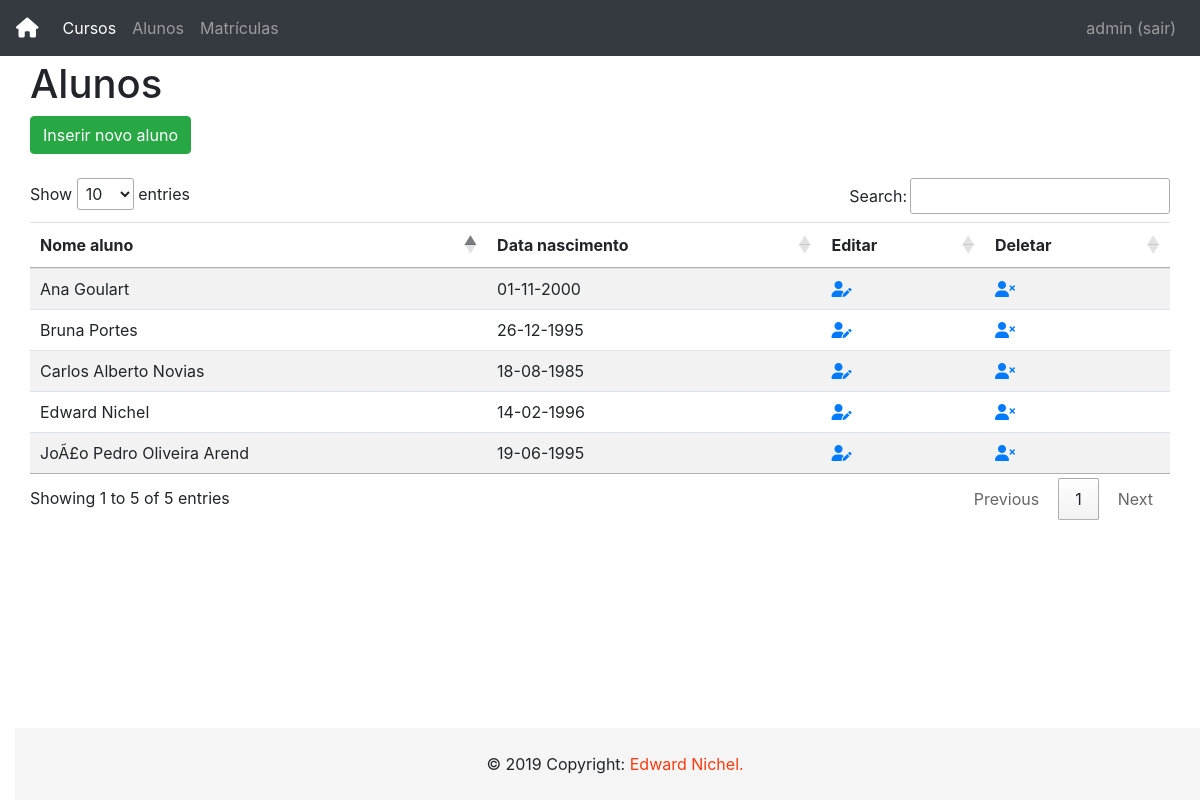
Page /index.php?pagina=alunos (signed in) on the committed database.
### tables this page shows
CREATE TABLE IF NOT EXISTS `aluno` (
  `nome_aluno` varchar(255) DEFAULT NULL,
  `data_nascimento` varchar(13) DEFAULT NULL,
  `ID_ALUNO` int(11) NOT NULL AUTO_INCREMENT,
  PRIMARY KEY (`ID_ALUNO`),
  KEY `ID_ALUNO` (`ID_ALUNO`)
);

### db.php (called while the page is built, shortened)
<?php
$servidor = "localhost";
$usuario = "root";
$senha = "usbw";
$db = "database_php";
$conexao = mysqli_connect($servidor, $usuario, $senha, $db);
$query = "SELECT * FROM aluno";
$consulta_aluno = mysqli_query($conexao, $query);

### views/alunos.php (the view)
<div id="conteudo">
    <h1>Alunos</h1>
    <a class="btn btn-success" href="?pagina=inserir_aluno">Inserir novo aluno</a><br><br>
    <table class="table table-hover table-striped" id="alunos">
        <thead>
            <tr>
                <th>Nome aluno </th>
                <th>Data nascimento</th>
                <th>Editar</th>
                <th>Deletar</th>
            </tr>
        </thead>
        <tbody>
            <?php
            while ($linha = mysqli_fetch_array($consulta_aluno)) {
                echo '<tr><td>' . $linha['nome_aluno'] . '</td>';
                echo '<td>' . $linha['data_nascimento'] . '</td>';
            ?>
                <td><a href="?pagina=inserir_aluno&editar=<?php echo $linha['ID_ALUNO']; ?>">
                        <i class="fas fa-user-edit"></i>
                    </a></td>
                <td><a href="deleta_aluno.php?ID_ALUNO=<?php echo $linha['ID_ALUNO']; ?>">
                        <i class="fas fa-user-times"></i>
                    </a></td>
                </tr>
            <?php
            }
            ?>
        </tbody>
    </table>
</div>

### header.php (shortened to what this page needs)
<!DOCTYPE html>
<html lang="pt-br">
<head>
  <link rel="stylesheet" href="https://stackpath.bootstrapcdn.com/bootstrap/4.4.1/css/bootstrap.min.css">
  <link rel="stylesheet" href="//cdn.datatables.net/1.10.20/css/jquery.dataTables.min.css">
  <link rel="stylesheet" href="css/style.css">
</head>
<body>
  <div class="geral">
  <header>
    <nav class=" navbar navbar-expand-md navbar-dark bg-dark fixed-top ">
      <a class="navbar-brand" href="?pagina=home"><i class="fas fa-home"></i></a>
      <div class="collapse navbar-collapse " id="navbarsExampleDefault">
        <ul class="navbar-nav mr-auto  ">
          <li class="nav-item active ">
            <a class="nav-link " href="?pagina=cursos">Cursos</a>
          </li>
          <li class="nav-item">
            <a class="nav-link" href="?pagina=alunos">Alunos</a>
          </li>
          <li class="nav-item">
            <a class="nav-link" href="?pagina=matricula">Matrículas</a>
          </li>
        </ul>
        <ul class="navbar-nav ml-auto  ">
          <?php if (isset($_SESSION['login'])) { ?>
            <li class="nav-item">
              <a class="nav-link" href="logout.php">
                <?php echo $_SESSION['usuario']; ?> (sair)
              </a>
            </li>
        </ul>
      <?php } ?>
      </div>
    </nav>
  </header>
  <div id="conteudo" class="container">

### index.php (shortened to what this page needs)
<?php
include 'db.php';
include 'header.php';
if(isset($_SESSION['login'])){
    if (isset($_GET['pagina'])) {
        $pagina = $_GET['pagina'];
    } else {
        $pagina = 'cursos';
    }
}
else{
    $pagina = 'home';
}
switch ($pagina) {
    case 'alunos':
        include 'views/alunos.php';
        break;
}
include 'footer.php';

### footer.php (shortened to what this page needs)
</div>
        <div class="container-fluid">
            <div class="row">
                <div class="col-md-12">
                    <footer class="page-footer footer2 mt-auto font-small ">
                        <div class="footer-copyright text-center py-4 ">
                            © 2019 Copyright:
                            <font color="#F93B0F"> Edward Nichel. </font>
                        </div>
                    </footer>
                </div>
            </div>
        </div>
</body>
</html>

### css/style.css (style rules this page uses)
#conteudo { padding: 30px 0; }
.footer2 { background-color: #f5f5f5; margin: auto; width: 100%; bottom: 0; position: fixed; }

### rows in the picture
aluno: nome_aluno "Edward Nichel", data_nascimento "14-02-1996"
aluno: nome_aluno "Bruna Portes", data_nascimento "26-12-1995"
aluno: nome_aluno "JoÃ£o Pedro Oliveira Arend", data_nascimento "19-06-1995"
aluno: nome_aluno "Carlos Alberto Novias", data_nascimento "18-08-1985"
aluno: nome_aluno "Ana Goulart", data_nascimento "01-11-2000"

### other values in the picture
$_SESSION['usuario'] "admin"
